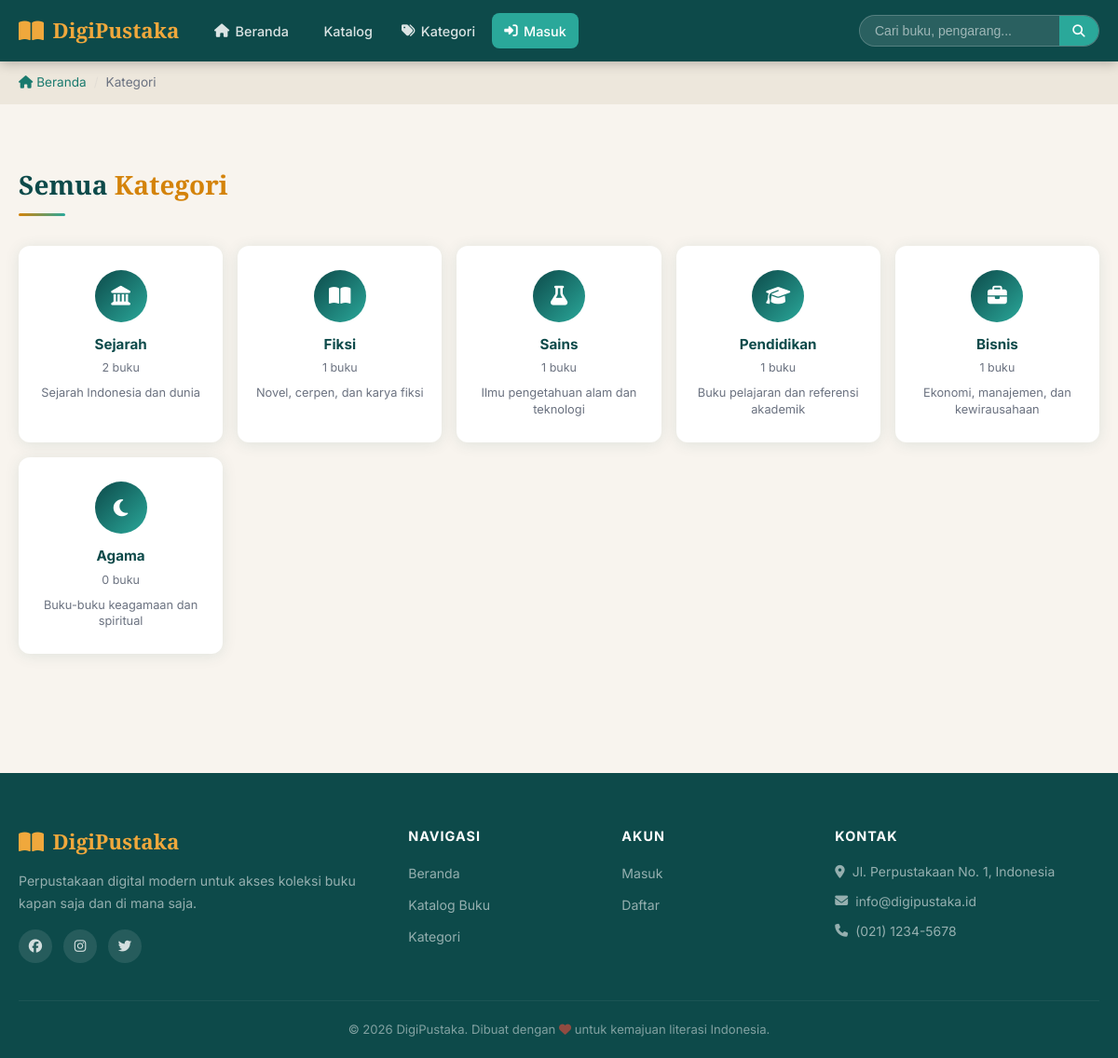
The page /kategori.php on the database its author committed.
### tables this page shows
CREATE TABLE kategori (
    id INT AUTO_INCREMENT PRIMARY KEY,
    nama VARCHAR(100) NOT NULL,
    slug VARCHAR(100) NOT NULL UNIQUE,
    deskripsi TEXT,
    ikon VARCHAR(50) DEFAULT 'book',
    created_at TIMESTAMP DEFAULT CURRENT_TIMESTAMP
);

### includes/config.php (called while the page is built, shortened)
<?php
function sanitize(string $input): string {
    return htmlspecialchars(strip_tags(trim($input)), ENT_QUOTES, 'UTF-8');
}

### kategori.php (the view, shortened to what this page needs)
<?php
require_once __DIR__ . '/includes/header.php';
$db = getDB();
$kategoriList = $db->query("
    SELECT k.*, COUNT(b.id) as jumlah_buku
    FROM kategori k LEFT JOIN buku b ON k.id=b.kategori_id
    GROUP BY k.id ORDER BY jumlah_buku DESC
")->fetchAll();
?>
<div class="breadcrumb">
    <div class="container">
        <a href="<?= SITE_URL ?>"><i class="fas fa-home"></i> Beranda</a>
        <span class="sep">/</span><span>Kategori</span>
    </div>
</div>
<div class="section">
<div class="container">
    <div class="section-header">
        <div><h2 class="section-title">Semua <span>Kategori</span></h2><div class="divider"></div></div>
    </div>
    <div class="kategori-grid" style="grid-template-columns:repeat(auto-fill,minmax(200px,1fr))">
        <?php foreach ($kategoriList as $kat): ?>
        <a href="katalog.php?kategori=<?= urlencode($kat['slug']) ?>" class="kategori-card">
            <div class="kategori-icon">
                <i class="fas fa-<?= htmlspecialchars($kat['ikon'] ?? 'book') ?>"></i>
            </div>
            <div class="kategori-name"><?= sanitize($kat['nama']) ?></div>
            <div class="kategori-count"><?= $kat['jumlah_buku'] ?> buku</div>
            <?php if ($kat['deskripsi']): ?>
                <p style="font-size:.8rem;color:var(--text-muted);margin-top:.5rem;line-height:1.4">
                    <?= sanitize(substr($kat['deskripsi'], 0, 80)) ?>
                </p>
            <?php endif; ?>
        </a>
        <?php endforeach; ?>
    </div>
</div>
</div>
<?php require_once __DIR__ . '/includes/footer.php'; ?>

### assets/css/style.css (style rules this page uses)
:root { --teal-dark: #0d4a4a; --teal: #1a7a6e; --teal-light: #2aa89a; --amber: #d4830a; --amber-light: #f0a83c; --cream: #f8f4ee; --cream-dark: #ede7dc; --text: #1c1c1e; --text-muted: #6b7280; --white: #ffffff; --border: #e2ddd5; --shadow: 0 2px 16px rgba(13,74,74,.10); --shadow-lg: 0 8px 40px rgba(13,74,74,.18); --radius: 12px; --radius-sm: 8px; --font-display:'Playfair Display', Georgia, serif; --font-body: 'Inter', system-ui, sans-serif; }
*, *::before, *::after { box-sizing: border-box; margin: 0; padding: 0; }
html { scroll-behavior: smooth; }
body { font-family: var(--font-body); background: var(--cream); color: var(--text); line-height: 1.6; }
a { color: inherit; text-decoration: none; }
.container { max-width: 1200px; margin: 0 auto; padding: 0 1.25rem; }
.section { padding: 4rem 0; }
.section-header { display: flex; align-items: center; justify-content: space-between; margin-bottom: 2rem; gap: 1rem; flex-wrap: wrap; }
.section-title { font-family: var(--font-display); font-size: 1.75rem; color: var(--teal-dark); }
.section-title span { color: var(--amber); }
.divider { width: 50px; height: 3px; background: linear-gradient(90deg, var(--amber), var(--teal-light)); border-radius: 2px; margin: .5rem 0 0; }
.kategori-grid { display: grid; grid-template-columns: repeat(auto-fill, minmax(160px, 1fr)); gap: 1rem; }
.kategori-card { background: #fff; border-radius: var(--radius); padding: 1.5rem 1rem; text-align: center; box-shadow: var(--shadow); border: 2px solid transparent; transition: border-color .2s, transform .2s, box-shadow .2s; cursor: pointer; }
.kategori-icon { width: 56px; height: 56px; background: linear-gradient(135deg, var(--teal-dark), var(--teal-light)); border-radius: 50%; display: flex; align-items: center; justify-content: center; margin: 0 auto .75rem; color: #fff; font-size: 1.3rem; }
.kategori-name { font-weight: 700; font-size: .95rem; color: var(--teal-dark); }
.kategori-count { font-size: .78rem; color: var(--text-muted); margin-top: .2rem; }
.breadcrumb { background: var(--cream-dark); padding: .75rem 0; font-size: .85rem; color: var(--text-muted); }
.breadcrumb .container { display: flex; align-items: center; gap: .5rem; flex-wrap: wrap; }
.breadcrumb a { color: var(--teal); }
.breadcrumb .sep { color: var(--border); }

### rows shown on the page
kategori: nama "Sejarah", jumlah_buku "2", deskripsi "Sejarah Indonesia dan dunia"
kategori: nama "Fiksi", jumlah_buku "1", deskripsi "Novel, cerpen, dan karya fiksi"
kategori: nama "Sains", jumlah_buku "1", deskripsi "Ilmu pengetahuan alam dan teknologi"
kategori: nama "Pendidikan", jumlah_buku "1", deskripsi "Buku pelajaran dan referensi akademik"
kategori: nama "Bisnis", jumlah_buku "1", deskripsi "Ekonomi, manajemen, dan kewirausahaan"
kategori: nama "Agama", jumlah_buku "0", deskripsi "Buku-buku keagamaan dan spiritual"

### other values the page prints
SITE_NAME "DigiPustaka"
